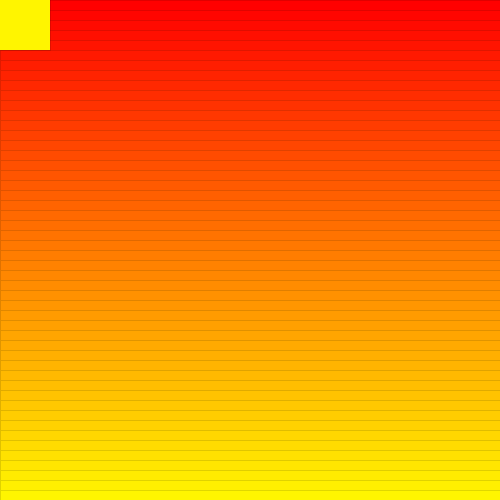
Frame 1 (no input)
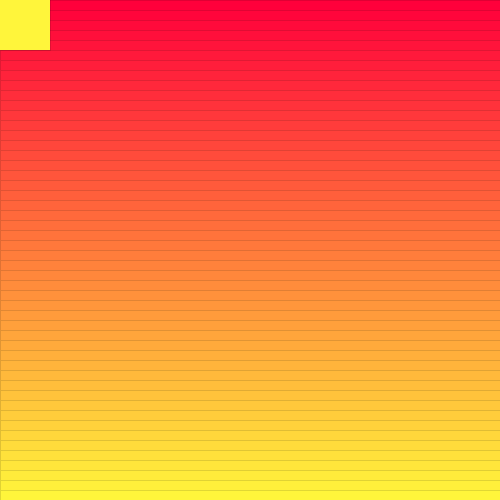
Frame 60 (the mouse pressed at the canvas centre just before this capture)
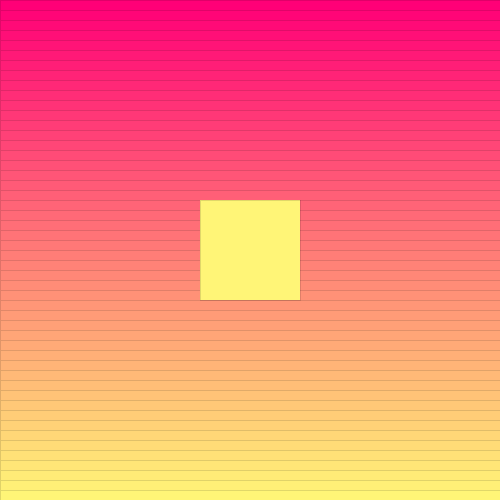
Frame 120 (the mouse held since frame 60 and released just before this capture)

The Processing sketch that drew these frames (run headless with seeded random() and noise(); from frame 60 on, the mouse is pressed at the canvas centre):

// Processing sketch: first
// ── first.pde
void setup(){
  background(#FFFFFF);
  size(500,500);
  strokeWeight(0);
  
  smooth();
}


int l = 0;
void draw(){
  
  
  for (int i = 0; i<50; i++) 
  {
    
    fill(255,i*5,l);
    rect(0,i*10,500,10);
  }  
  
  l++;
  
  if (l>255)
  {
    l=0;
  }
  rect(mouseX-50,mouseY-50,100,100);
  //exit();
  
  
}

//inline comment

//fourth arg is alpha channel
